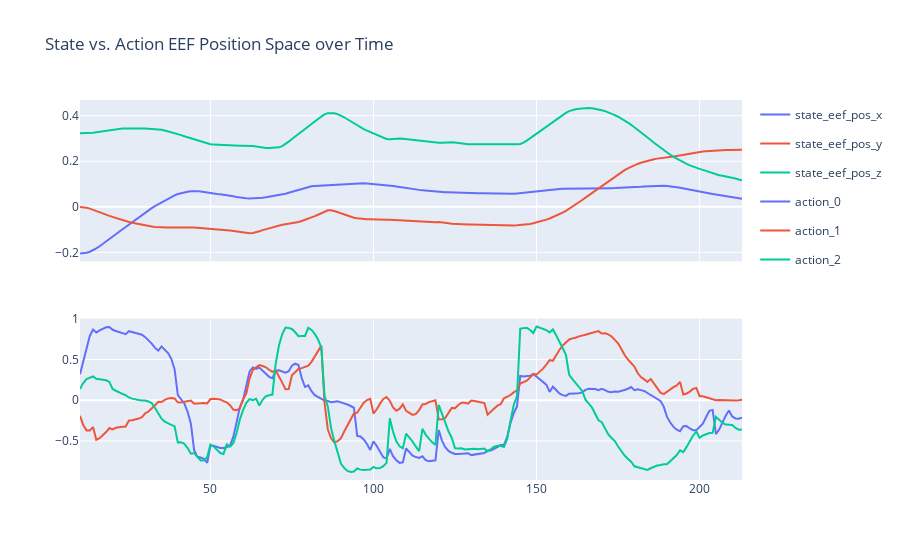

Notebook code cell kept with this figure:
### Code cell
from plotly.subplots import make_subplots

task_id = 4
episode_idx = 0

# Filter the dataframe for the specific task and episode
plot_df = df[(df["task_id"] == task_id) & (df["episode_idx"] == episode_idx)]

# Subtract 80 cm (table offset) from state_eef_pos_z
# https://github.com/Lifelong-Robot-Learning/LIBERO/blob/8f1084e3132a39270c3a13ebe37270a43ece2a01/libero/libero/envs/arenas/kitchen_arena.py#L30C2-L32C34
plot_df["state_eef_pos_z"] -= 0.85


fig = make_subplots(rows=2, cols=1,
                    shared_xaxes=True)


# Visualize the state end-effector position coordinates over time
for trace in px.line(plot_df, x="step_idx", y=["state_eef_pos_x", "state_eef_pos_y", "state_eef_pos_z"]).data:
    fig.add_trace(trace, row=1, col=1)

# plot_df["action_norm"] = np.linalg.norm(plot_df[["action_0", "action_1", "action_2"]], axis=1)


# Visualize the action end-effector position coordinates over time
for trace in px.line(plot_df, x="step_idx", y=["action_0", "action_1", "action_2"]).data:
    fig.add_trace(trace, row=2, col=1)

fig.update_layout(title_text="State vs. Action EEF Position Space over Time")
fig.show()

### Figure 1 — Plotly figure (JSON) as saved in the notebook; plotly's stock layout.template omitted (floating-point values rounded to 4 significant figures; data arrays with more than 128 entries replaced by an {"elided": "..."} marker saying what was removed)
{"data": [{"hovertemplate": "variable=state_eef_pos_x<br>step_idx=%{x}<br>value=%{y}<extra></extra>", "legendgroup": "state_eef_pos_x", "line": {"color": "#636efa", "dash": "solid"}, "marker": {"symbol": "circle"}, "mode": "lines", "name": "state_eef_pos_x", "orientation": "v", "showlegend": true, "type": "scatter", "x": {"elided": "204 int values"}, "xaxis": "x", "y": {"elided": "204 float values"}, "yaxis": "y"}, {"hovertemplate": "variable=state_eef_pos_y<br>step_idx=%{x}<br>value=%{y}<extra></extra>", "legendgroup": "state_eef_pos_y", "line": {"color": "#EF553B", "dash": "solid"}, "marker": {"symbol": "circle"}, "mode": "lines", "name": "state_eef_pos_y", "orientation": "v", "showlegend": true, "type": "scatter", "x": {"elided": "204 int values"}, "xaxis": "x", "y": {"elided": "204 float values"}, "yaxis": "y"}, {"hovertemplate": "variable=state_eef_pos_z<br>step_idx=%{x}<br>value=%{y}<extra></extra>", "legendgroup": "state_eef_pos_z", "line": {"color": "#00cc96", "dash": "solid"}, "marker": {"symbol": "circle"}, "mode": "lines", "name": "state_eef_pos_z", "orientation": "v", "showlegend": true, "type": "scatter", "x": {"elided": "204 int values"}, "xaxis": "x", "y": {"elided": "204 float values"}, "yaxis": "y"}, {"hovertemplate": "variable=action_0<br>step_idx=%{x}<br>value=%{y}<extra></extra>", "legendgroup": "action_0", "line": {"color": "#636efa", "dash": "solid"}, "marker": {"symbol": "circle"}, "mode": "lines", "name": "action_0", "orientation": "v", "showlegend": true, "type": "scatter", "x": {"elided": "204 int values"}, "xaxis": "x2", "y": {"elided": "204 float values"}, "yaxis": "y2"}, {"hovertemplate": "variable=action_1<br>step_idx=%{x}<br>value=%{y}<extra></extra>", "legendgroup": "action_1", "line": {"color": "#EF553B", "dash": "solid"}, "marker": {"symbol": "circle"}, "mode": "lines", "name": "action_1", "orientation": "v", "showlegend": true, "type": "scatter", "x": {"elided": "204 int values"}, "xaxis": "x2", "y": {"elided": "204 float values"}, "yaxis": "y2"}, {"hovertemplate": "variable=action_2<br>step_idx=%{x}<br>value=%{y}<extra></extra>", "legendgroup": "action_2", "line": {"color": "#00cc96", "dash": "solid"}, "marker": {"symbol": "circle"}, "mode": "lines", "name": "action_2", "orientation": "v", "showlegend": true, "type": "scatter", "x": {"elided": "204 int values"}, "xaxis": "x2", "y": {"elided": "204 float values"}, "yaxis": "y2"}], "layout": {"title": {"text": "State vs. Action EEF Position Space over Time"}, "xaxis": {"anchor": "y", "domain": [0, 1], "matches": "x2", "showticklabels": false}, "xaxis2": {"anchor": "y2", "domain": [0, 1]}, "yaxis": {"anchor": "x", "domain": [0.575, 1]}, "yaxis2": {"anchor": "x2", "domain": [0, 0.425]}}}
